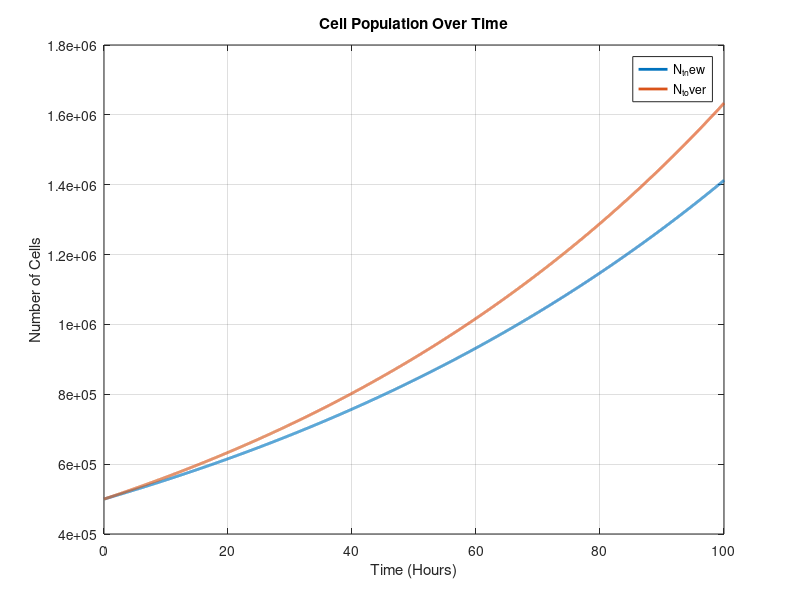

Write the MATLAB code that produced this figure.
clc; clear;

%mu1max and m1half messed with

% Constants from the table
kf = 9.7e7; % EGF association rate constant (M^1 min^1)
kr = 0.24; % Rate constant for EGF-EGFR and HER2 coupling (min^1)
ku1 = 500; % Rate constant for EGF-EGFR-HER2 dissociation ((#cell)^1 min^1)
kc1 = 500000; % can be adjusted
ku2 = 1e-7; % Rate constant for EGF-EGFR-HER2 dissociation ((#cell)^1 min^1)
kc2 = 0.9; % can be adjusted
kL = 10; % Rate constant for EGF degradation (min^1)
L0 = 1.612e-9; % Initial EGF ligand concentration (M)
N0 = 0.5e6; % Initial cell density (#/volume)
muL0 = 0.00; % Cell proliferation rate constant independent of EGFR and HER2 (min^-1)
lambdaL = 0.0; % Ligand degradation rate (Molecule/min)
A1 = 0.5; % nonnegative constant
A2 = 0.5; % nonnegative constant
mu1max = 0.0024; % maximum specific cell growth rate constant (time1)
mu2max = 0.0024; % maximum specific cell growth rate constant (time1)
mu1half = 1300; % number of occupied receptors required to generate a half-maximal response (#/unit volume)
mu2half = 1300; % number of occupied receptors required to generate a half-maximal response (#/unit volume)
mu0 = 0.01; % cell proliferation rate independent of EGFR and HER2 receptors (time1)
rho_R = 10000; % can be adjusted
rho_H1 = 600000; % overexpression
rho_H2 = 10000;% normal expression
S_L = 0.1; % can be adjusted
lambda_d = 0.1; % can be adjusted
N_max = 1e8;

% Time vector
t = linspace(0,100,10000); 

% Initial conditions
C1 = 4200;%over
T1 = 4300;%over
C2 = 200;%normal
T2 = 300;%normal
L1 = L0;%over
L2 = L0;%normal


for i = 2:length(t)
    % Calculate mu_CT_Overexpression
    mu_CT1 = A1 * mu1max * C1 / (mu1half + C1) + A2 * mu2max * T1 / (mu2half + T1) + mu0;
    % Calculate mu_CT_normal expression
    mu_CT2 = A1 * mu1max * C2 / (mu1half + C2) + A2 * mu2max * T2/ (mu2half + T2) + mu0;
end

% Cell density over time
N_t_over = (N0*exp(mu_CT1.*t)); %overexpression
N_t_normal = (N0*exp(mu_CT2.*t)); 

g_n = mu1max * (1 - N_t_normal(i-1) / N_max);
N_t_new = N_t_over + g_n;

mu_Ct1 = 0;
mu_CT2 = 0;

% Differential equations for C, T, and L
for i = 2:length(t)
    % Calculate mu_CT
    mu_CT1 = A1 * mu1max * C1 / (mu1half + C1) + A2 * mu2max * T1 / (mu2half + T1) + mu0;
    mu_CT2 = A1 * mu1max * C2 / (mu1half + C2) + A2 * mu2max * T2 / (mu2half + T2) + mu0;
    
    dC_dt1 = kf*(rho_R*N_t_over(i-1) - C1 - T1)*L1 - kr*C1 - kc1*(rho_H1*N_t_over(i-1) - T1)*C1 + ku1*T1;%over
    dC_dt2 = kf*(rho_R*N_t_normal(i-1) - C2 - T2)*L2 - kr*C2 - kc2*(rho_H2*N_t_normal(i-1) - T2)*C2 + ku2*T2;%normal
    dT_dt1 = kc1*(rho_H1*N_t_over(i-1) - T1)*C1 - ku1*T1; %over
    dT_dt2 = kc2*(rho_H2*N_t_normal(i-1) - T2)*C2 - ku2*T2;%normal
    dL_dt1 = -kf*(rho_R*N_t_over(i-1) - C1 - T1)*L1 + kr*C1 + S_L - lambda_d*L1;%over
    dL_dt2 = -kf*(rho_R*N_t_normal(i-1) - C2 - T2)*L2 + kr*C2 + S_L - lambda_d*L2;%normal
    
    % Update C, T, and L
    C1 = C2 + dC_dt1; %over
    T1 = T1 + dT_dt1;%over
    C2 = C2 + dC_dt1;%normal
    T2 = T2 + dT_dt2;%normal
    L1 = L1 + dL_dt1;%over
    L2 = L2 + dL_dt2;%normal
end

% Plotting the graph for cell density over time
figure;

plot(t,N_t_normal,'LineWidth',2);
hold on
plot(t,N_t_new,'LineWidth',2);
xlabel('Time (Hours)');
ylabel('Number of Cells');
title('Cell Population Over Time');
grid on;
legend('N_t_new','N_t_over')